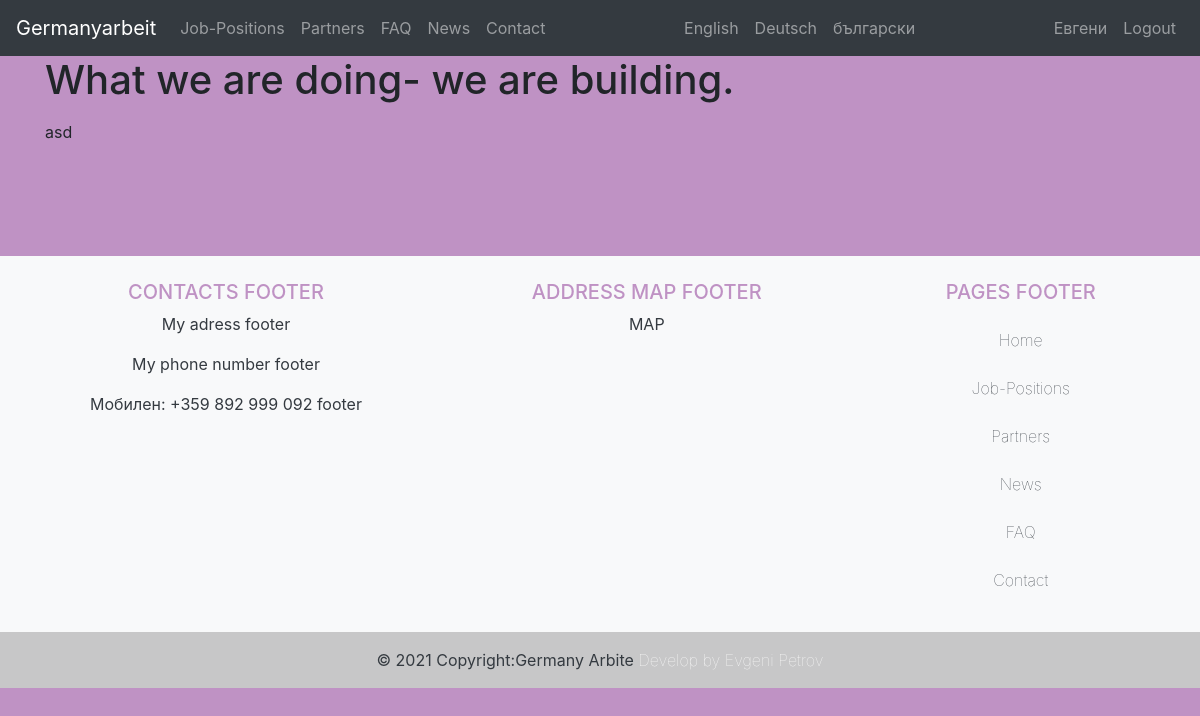
The app's page /news/what-we-are-doing-we-are-building-1/ (signed in) with its own data.
### costumeuser/models.py (models this page shows, shortened)
class User(AbstractUser):
    is_worker = models.BooleanField(default=False)
    is_company = models.BooleanField(default=False)

class Worker(models.Model):
    user = models.OneToOneField(User, on_delete=models.CASCADE, primary_key=True, related_name="worker", verbose_name=_('worker'))
    image = models.ImageField(verbose_name=_('image'), default="default.jpeg", upload_to='profile_pics')
    first_name = models.CharField(verbose_name=_('first_name'), max_length=50)
    last_name = models.CharField(verbose_name=_('last_name'), max_length=50)
    phone = models.CharField(verbose_name=_('phone'), max_length=20)

### news/models.py (models this page shows, shortened)
class News(models.Model):
    title = models.CharField(max_length=250)
    slug = models.SlugField(allow_unicode=True)
    thumbnail = models.ImageField(upload_to='photos/%Y/%m/%d/')
    content = models.TextField()
    featured = models.BooleanField(default=False)
    date_create = models.DateField(default=datetime.now, blank=True)

### news/views.py (the view)
# urls.py: path('<slug:slug>/', NewsDetailView.as_view(), name="news-detail"),
class NewsDetailView(DetailView):
    model = News

### templates/news/news_detail.html (shortened to what this page needs)
{% extends 'base.html' %}
{% block content %}
    <div class="container" style="align: center;">
        <div class="row align-items-center">
            <div class="col-lg-12 col-sm-12 col-md-12">
                <h1 >{{ object.title | safe }}</h1>
                <p style="color: white" id="summernote">{{ object.content | safe }}</p>
                <br>
            </div>
        </div>
    </div>
    <br>
{% endblock %}

### templates/nav.html (shortened to what this page needs)
{% load i18n %}
{% load static %}
<nav class="navbar navbar-expand-lg navbar-dark bg-dark">
  <a class="navbar-brand" href="{% url 'home' %}"><img/>Germanyarbeit</a>
  <div class="collapse navbar-collapse justify-content-between" id="navbarNav">
    <ul class="navbar-nav">
      <li class="nav-item">
        <a class="nav-link" href="{% url 'category_all' %}">{% trans "Job-Positions" %}</a>
      </li>
      <li class="nav-item">
        <a class="nav-link" href="{% url 'partners' %}">{% trans "Partners" %}</a>
      </li>
      <li class="nav-item">
        <a class="nav-link" href="{% url 'faq' %}">{% trans "FAQ" %}</a>
      </li>
      <li class="nav-item">
        <a class="nav-link" href="{% url 'news' %}">{% trans "News" %}</a>
      </li>
      <li class="nav-item">
        <a class="nav-link" href="{% url 'contact' %}">{% trans "Contact" %}</a>
      </li>
    </ul>
    <ul class="navbar-nav">
        {% get_available_languages as LANGUAGES %}
        {% get_language_info_list for LANGUAGES as languages %}
        {% for lang in languages %}
          <li class="nav-item">
            <a class="dropdown-item nav-link" href="/{{ lang.code }}/">{{ lang.name_local }}</a>
          </li>
        {% endfor %}
    </ul>
    <ul class="navbar-nav">
      {% if user.is_authenticated %}
        {% if user.is_worker %}
        <li class="nav-item">
            <a class="nav-link" href="{% url 'profile' %}">{{ user.worker.first_name }}</a>
        </li>
        {% elif user.is_company %}
        <li class="nav-item">
            <a class="nav-link" href="{% url 'profile' %}">{{ user.company.company_name }}</a>
        </li>
        {% endif %}
      <li class="nav-item">
        <a class="nav-link" href="{% url 'account_logout' %}">{% trans "Logout" %}</a>
      </li>
      {% endif %}
    </ul>
  </div>
</nav>

### static/css/main.css (style rules this page uses)
.body { background-color: #BF92C4; background-repeat: no-repeat; }

### records on screen
User: worker.first_name "Евгени"
News: title "What we are doing- we are building.", content "asd"

### other values on screen
{{ lang.name_local }} "English" "Deutsch" "български"
